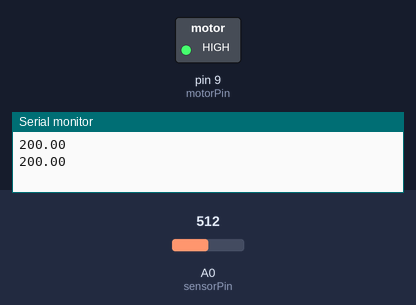
A sketch run on a simulated Arduino Uno, built with avr-gcc and run on an emulated ATmega328P. On the bench: switched loads named in the sketch (green lamp = pin HIGH), the last lines printed to the serial monitor. The test bench sets the inputs (shaded band); at power-on: A0 (sensorPin) = 512.

Above: at 1.8 s.
1.9 s: A0 (sensorPin) set to 150
3.4 s: A0 (sensorPin) set to 131
At 5.1 s:
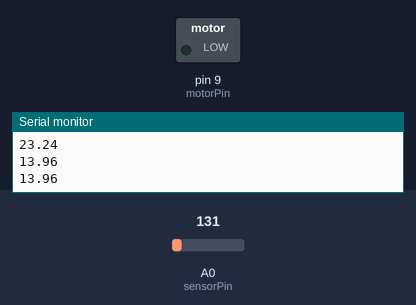
5.5 s: A0 (sensorPin) set to 306
At 6.7 s:
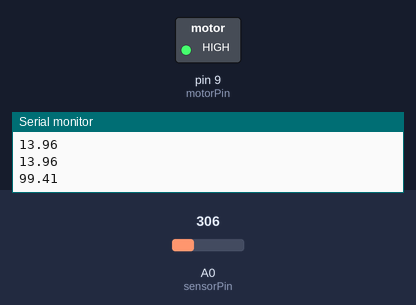
7.5 s: A0 (sensorPin) set to 122
At 9.4 s:
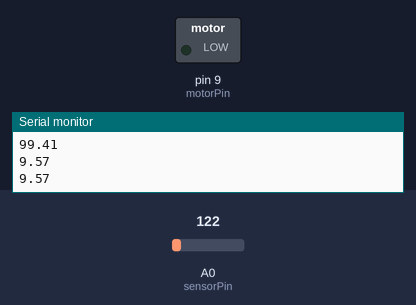
Timing chart, 0 to 10.5 s (numbered marks = the images above; inputs shaded):
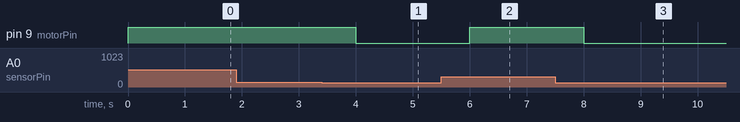

Measured:
- the behaviour switches between 142 and 141 on A0 (sensorPin) (found by bisection; images 0 and 1)
- after the input at 3.4 s, pin 9 (motorPin): HIGH → LOW after 0.60 s
- after the input at 5.5 s, pin 9 (motorPin): LOW → HIGH after 0.50 s
- after the input at 7.5 s, pin 9 (motorPin): HIGH → LOW after 0.51 s

The sketch:

Tp_custom_moteur_et_temp.ino
```cpp
const int sensorPin = A0;
const int motorPin = 9;

void setup() {
  Serial.begin(9600);
  pinMode(motorPin, OUTPUT);


}

void loop() {
  int sensorVal = analogRead(sensorPin);
  float voltage = (sensorVal/1024.0) * 5.0;
  float temperature = (voltage - .5) * 100;
  Serial.println(temperature);

  if(temperature > 19.0) {
    digitalWrite(motorPin, HIGH);
  }
  else {
    digitalWrite(motorPin, LOW);
  }
  delay(1000);
}
```
